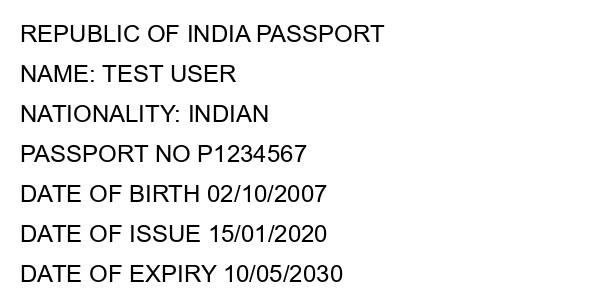
#> input picture scripts/test_document.png, 600 x 300 px, found by its file name
$ python engine.py
#> lines starting #> are read from the running program, lines starting #| are printed output that depends on the picture; after the words box and inside, x2 and y2 are one past the last pixel; in counts of white or black regions, pixels touching at a corner belong together
#> in preprocess_image, image is the input picture: shape (300, 600, 3); min 0, max 255, mean 239.8

import numpy as np
import json
import re
import cv2
import pytesseract
from pytesseract import Output

def deskew_image(image):
    """
    Detect and correct rotation in a document photo.

    How it works: threshold the image to find where the TEXT pixels are
    (not the background), then find the smallest rectangle that contains
    all of them (cv2.minAreaRect). That rectangle's angle tells us how
    tilted the text is. We rotate the whole image back by that angle.
    """
    gray = cv2.cvtColor(image, cv2.COLOR_BGR2GRAY)
    _, thresh = cv2.threshold(gray, 0, 255, cv2.THRESH_BINARY_INV + cv2.THRESH_OTSU)
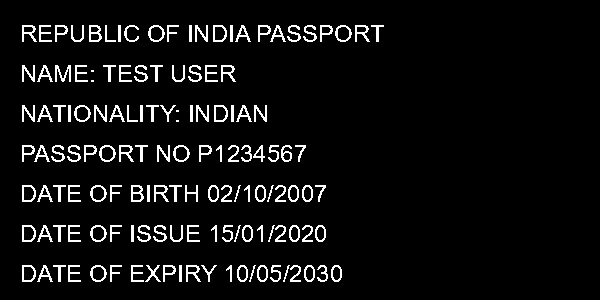
#> thresh: shape (300, 600); 6.1% white in thin lines or dots, all inside (x1, y1, x2, y2) = (22, 25, 384, 282)

    coords = np.column_stack(np.where(thresh > 0))
#> coords = 10981 pairs, first value 25 to 281, second value 22 to 383
    angle = cv2.minAreaRect(coords)[-1]
#> angle = -90

    # minAreaRect returns angles in a slightly unintuitive range;
    # this correction maps it to the actual rotation needed.
    if angle < -45:
        angle = -(90 + angle)
#> angle = 0
    else:
        angle = -angle

    (h, w) = image.shape[:2]
#> h = 300; w = 600
    center = (w // 2, h // 2)
#> center = (300, 150)
    rotation_matrix = cv2.getRotationMatrix2D(center, angle, 1.0)
#> rotation_matrix = [[1, 0, 0], [0, 1, 0]]
    deskewed = cv2.warpAffine(
        image, rotation_matrix, (w, h),
        flags=cv2.INTER_CUBIC, borderMode=cv2.BORDER_CONSTANT,
        borderValue=(255, 255, 255)
    )
    return deskewed


def preprocess_image(image_path):
    """
    Full preprocessing pipeline: load -> deskew -> grayscale ->
    denoise -> threshold. Returns a cleaned-up image ready for Tesseract.
    """
    image = cv2.imread(image_path)
    if image is None:
        raise FileNotFoundError(f"Could not read image at: {image_path}")

    deskewed = deskew_image(image)

    gray = cv2.cvtColor(deskewed, cv2.COLOR_BGR2GRAY)
    denoised = cv2.fastNlMeansDenoising(gray, h=10)
    _, thresholded = cv2.threshold(
        denoised, 0, 255, cv2.THRESH_BINARY + cv2.THRESH_OTSU
    )

    return thresholded


def extract_text_and_confidence(image_path):
    image = preprocess_image(image_path)

#> (the run stopped early here; a loop or call above may not have finished)
